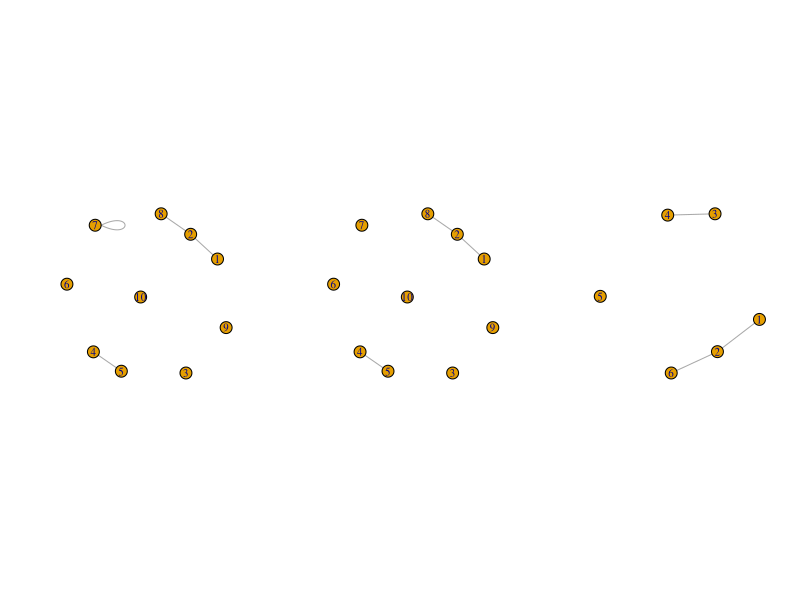

Recreate this plot in R.
# igraph Notes
# - https://www.cheatography.com/trvoldemort/cheat-sheets/igraph/

install.packages("igraph")
library(igraph)

# great example of graph and finding subsets
# source: https://stackoverflow.com/a/40086608/
g <- random.graph.game(10, p.or.m = 3, "gnm") + edge(7,7)
coords <- layout.auto(g)
par(mfrow = c(1,3))
plot(g, layout = coords)                            # All nodes
plot(simplify(g), layout = coords)                  # Rm loops + multiple edges
plot(delete.vertices(simplify(g), degree(g) == 0))  # Also rm isolated nodes
